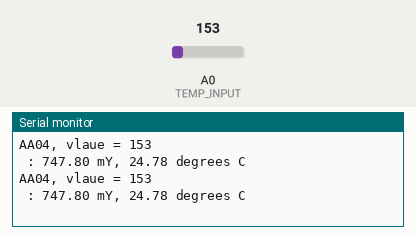
This sketch was run on a simulated Arduino Uno, built with avr-gcc and run on an emulated ATmega328P. On the bench: the last lines printed to the serial monitor. Inputs (shaded band) come from the test bench; at power-on: A0 (TEMP_INPUT) = 153.

Above: at 1.8 s.
1.9 s: A0 (TEMP_INPUT) set to 165
At 2.8 s:
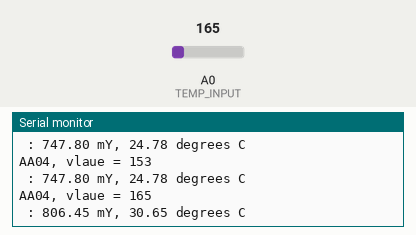
3.4 s: A0 (TEMP_INPUT) set to 175
At 4.8 s:
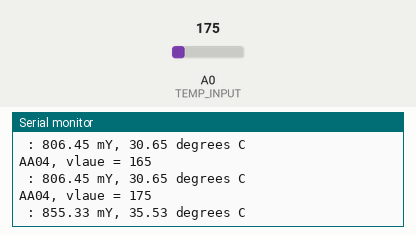
Timing chart, 0 to 6.4 s (numbered marks = the images above; inputs shaded):
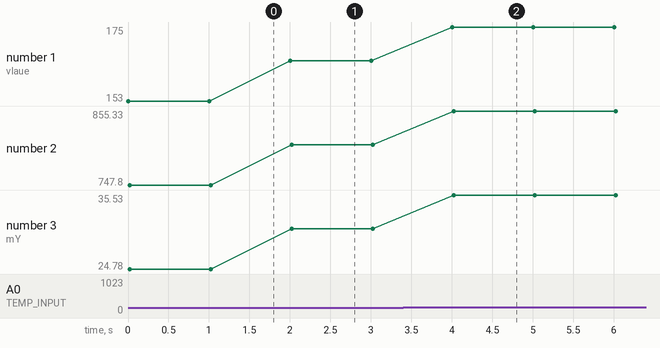

Measured:
- after the input at 1.9 s, the serial monitor: prints a new line after 0.10 s (image 1)
- after the input at 3.4 s, the serial monitor: prints a new line after 0.61 s (image 2)
- plotted number 1: 153 → 165 after the input at 1.9 s, 165 → 175 after the input at 3.4 s
- plotted number 2: 747.8 → 806.45 after the input at 1.9 s, 806.45 → 855.33 after the input at 3.4 s
- plotted number 3: 24.78 → 30.65 after the input at 1.9 s, 30.65 → 35.53 after the input at 3.4 s

The sketch:

tmp36.ino
```cpp
//
// AA00, TMP36 sensor
//

#define TEMP_INPUT 0
// or  int TEMP_INPUT = 0;

void setup() {
  Serial.begin(9600);
}

void loop() {
   //getting the voltage reading from the temperature sensor
  int value = analogRead(TEMP_INPUT);
  // Print value
  Serial.print("AA04, vlaue = ");
  Serial.println(value);
  Serial.print(" : ");

  float voltage = value * 5.0 * 1000;
  voltage /= 1023.0;

  Serial.print(voltage);
  Serial.print(" mY, ");

  float temperatureC = (voltage - 500) / 10;
  Serial.print(temperatureC);
  Serial.println(" degrees C");

  delay(1000);
}
```
